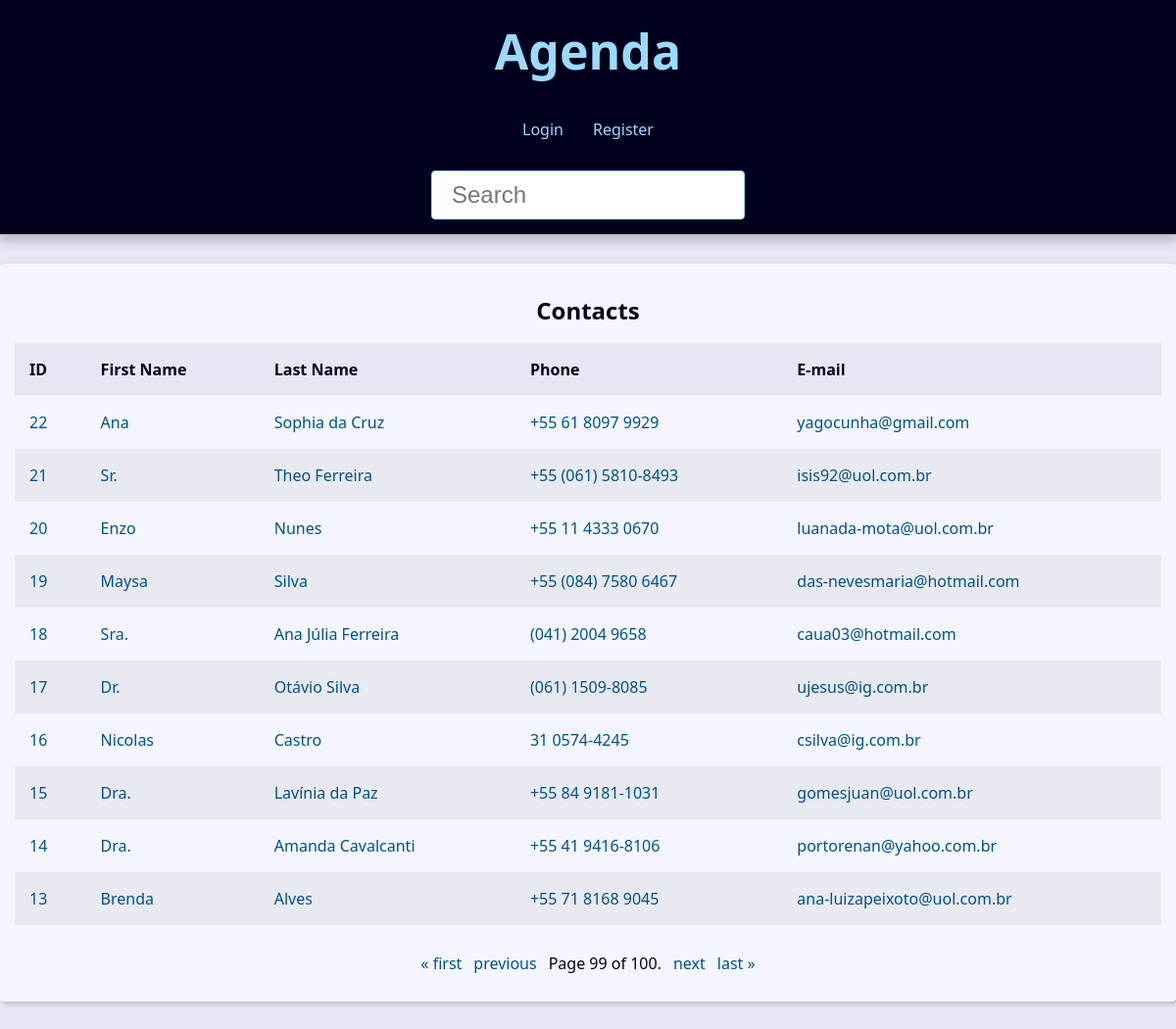
The page /?page=99&q= on the database its author committed.
### contact/models.py (models this page shows, shortened)
class Contact(models.Model):
    first_name = models.CharField(max_length=50)
    last_name = models.CharField(max_length=50, blank=True)
    phone = models.CharField(max_length=50, verbose_name='Telefone')
    email = models.EmailField(max_length=254, blank=True)
    created_date = models.DateTimeField(default=timezone.now)
    description = models.TextField(blank=True)
    show = models.BooleanField(default=True)
    picture = models.ImageField(blank=True, upload_to='pictures/%Y/%m/')
    category = models.ForeignKey(
        Category,
        on_delete=models.SET_NULL,
        blank=True,
        null=True
    )
    owner = models.ForeignKey(
        User,
        on_delete=models.SET_NULL,
        blank=True,
        null=True
    )

### contact/views/contact_views.py (the view)
# urls.py: path('', views.index, name='index'),
def index(request):
    contacts = Contact.objects \
        .filter(show=True)\
        .order_by("-id")
    paginator = Paginator(contacts, 10)  # Show 25 contacts per page.
    page_number = request.GET.get("page")
    page_obj = paginator.get_page(page_number)
    context = {
        'page_obj': page_obj,
        'site_title': 'Contatos - ',
    }
    return render(
        request,
        'contact/index.html',
        context,
    )

### contact/templates/contact/index.html
{% extends "global/base.html" %}
{% block content %}
{% if page_obj %}
    <div class="responsive-table">
        <table class="contacts-table">
            <caption class="table-caption">
                Contacts
            </caption>
            <thead>
                <tr class="table-row table-row-header">
                    <th class="table-header">ID</th>
                    <th class="table-header">First Name</th>
                    <th class="table-header">Last Name</th>
                    <th class="table-header">Phone</th>
                    <th class="table-header">E-mail</th>
                </tr>
            </thead>
            <tbody>
                {% for contact in page_obj %}
                    <tr class="table-row">
                        <td class="table-cel">
                            <a href="{% url "contact:contact" contact.id %}" class="table-link">
                                {{ contact.id }}
                            </a>
                        </td>
                        <td class="table-cel">
                            <a href="#" class="table-link">
                                {{ contact.first_name }}
                            </a>
                        </td>
                        <td class="table-cel">
                            <a href="#" class="table-link">
                                {{ contact.last_name }}
                            </a>
                        </td>
                        <td class="table-cel">
                            <a href="#" class="table-link">
                                {{ contact.phone }}
                            </a>
                        </td>
                        <td class="table-cel">
                            <a href="#" class="table-link">
                                {{ contact.email }}
                            </a>
                        </td>
                    </tr>
                {% endfor %}
            </tbody>
        </table>
    </div>
{% else %}
<div class="single-contact">
    <h1 class="single-contact-name">
        Nenhum contato encontrado.
    </h1>
</div>
{% endif %}
{% endblock content %}

### base_static/global/css/style.css (style rules this page uses)
:root { --spacing: 1.5rem; --link-dark-color: rgb(0, 83, 134); --link-light-color: rgb(156, 217, 255); --clr-white: rgb(245, 245, 255); --clr-black: rgb(0, 0, 30); --clr-light-gray: rgb(230, 230, 245); --clr-dark-shadow-5: rgba(0, 0, 10, 5%); --clr-dark-shadow-10: rgba(0, 0, 10, 10%); --clr-dark-shadow-20: rgba(0, 0, 10, 20%); --clr-light-shadow-5: rgba(200, 200, 255, 5%); --clr-light-shadow-10: rgba(200, 200, 255, 10%); --clr-light-shadow-20: rgba(200, 200, 255, 20%); --main-page-width: 120rem; --table-min-width: 60rem; --biggest-font-size: 5rem; --bigger-font-size: 4rem; --big-font-size: 3.2rem; --medium-font-size: 2.4rem; --small-font-size: 1.6rem; --smaller-font-size: 1.4rem; --smallest-font-size: 1.2rem; --transition-fast: 300ms; --transition-medium: 600ms; --transition-slow: 1s; --default-border-radius: 4px; }
*, *::before, *::after { margin: 0; padding: 0; box-sizing: border-box; }
html { font-size: 62.5%; }
body { font-family: system-ui, -apple-system, BlinkMacSystemFont, 'Segoe UI', Roboto, Oxygen, Ubuntu, Cantarell, 'Open Sans', 'Helvetica Neue', sans-serif; line-height: 1.5; font-size: var(--small-font-size); color: var(--clr-black); -webkit-font-smoothing: antialiased; background: var(--clr-light-gray); }
.responsive-table { width: 100%; overflow-x: auto; }
.contacts-table { width: 100%; min-width: var(--table-min-width); border-collapse: collapse; }
.table-caption { font-size: var(--medium-font-size); font-weight: bold; padding: var(--spacing); }
.table-row { text-align: left; text-overflow: ellipsis; transition: background-color var(--transition-fast) ease-in-out; }
.table-row:nth-of-type(2n) { background: var(--clr-dark-shadow-5); }
.table-row-header { background: var(--clr-light-gray); color: var(--clr-black); }
.table-cel, .table-header { padding: var(--spacing); }
.table-link { color: var(--link-dark-color); transition: color var(--transition-fast) ease-in-out; text-decoration: none; }

### rows shown on the page
Contact: id "22", first_name "Ana", last_name "Sophia da Cruz", phone "+55 61 8097 9929", email "yagocunha@gmail.com"
Contact: id "21", first_name "Sr.", last_name "Theo Ferreira", phone "+55 (061) 5810-8493", email "isis92@uol.com.br"
Contact: id "20", first_name "Enzo", last_name "Nunes", phone "+55 11 4333 0670", email "luanada-mota@uol.com.br"
Contact: id "19", first_name "Maysa", last_name "Silva", phone "+55 (084) 7580 6467", email "das-nevesmaria@hotmail.com"
Contact: id "18", first_name "Sra.", last_name "Ana Júlia Ferreira", phone "(041) 2004 9658", email "caua03@hotmail.com"
Contact: id "17", first_name "Dr.", last_name "Otávio Silva", phone "(061) 1509-8085", email "ujesus@ig.com.br"
Contact: id "16", first_name "Nicolas", last_name "Castro", phone "31 0574-4245", email "csilva@ig.com.br"
Contact: id "15", first_name "Dra.", last_name "Lavínia da Paz", phone "+55 84 9181-1031", email "gomesjuan@uol.com.br"
Contact: id "14", first_name "Dra.", last_name "Amanda Cavalcanti", phone "+55 41 9416-8106", email "portorenan@yahoo.com.br"
Contact: id "13", first_name "Brenda", last_name "Alves", phone "+55 71 8168 9045", email "ana-luizapeixoto@uol.com.br"

### other values the page prints
{{ page_obj.number }} "99"
{{ page_obj.paginator.num_pages }} "100"
